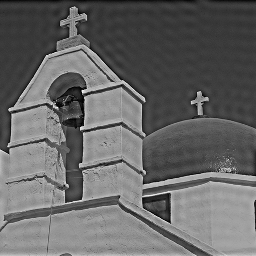
%> input picture Assignment4/mission.tif, 256 x 256 px
$ octave --eval "cleanMission;"   (GNU Octave 9; MATLAB toolbox functions it lacks are replaced by stand-ins)
%> lines starting %> are read from the running program, lines starting %| are printed output that depends on the picture; in (x1, y1, x2, y2) boxes, pixels count from 0 and x2, y2 are one past the last pixel; in counts of white or black regions, pixels touching at a corner belong together; the program's own positions count from 1
### Assignment2/readImage.m
function img = readImage(fileName,fmt);
%> called with fileName = 'mission.tif'
%
% img = readImage(fileName)
%
% Reads a grayscale image from a file.
% File is assumed to contain a TIF image
% fileName is a string
% img - is a grayscale image with values [0..255]
% fmt - is an optional argument with the format of the image.
%       see fmt of imread.

%
% Written by Hagit Hel-Or  I.D. xxxxxxxx
%  Last Modified 14/12/98
%  Last Modified by Y. Moses 3.2.2000

if nargin <1
    error('USAGE: img = readImage(fileName)');
end;

if nargin <2
    fmt='tif'; end;

[im,map]=imread(fileName,fmt);
%> im is the input picture: size 256x256 uint8; min 0, max 255, mean 102.8
%> map = []

% indexed image - grayscale or RGB
if (size(map,1) ~= 0)
    % use only the Green index
    img = reshape(map(double(im)+1,2),size(im));
    img = round(img.*255);
else  % non indexed image
    if (ndims(im) == 2)  % grayscale
       img = round(double(im));   % values are already in 0..255
    else  % RGB image [or higher dimension]
       img = round(double(im(:,:,2)));   % use only Green image
                                  % values are already in 0..255
    end;
end;

### Assignment2/showImage.m
function showImage(img)
%
% showImage(img)
%
% Displays a grayscale image at it's true size
% (1 screen pixel per image pixel).
% img - is a grayscale image with values [0..255]
%
%
% Written by Hagit Hel-Or  I.D. xxxxxxxx
% Last Modified 5/3/97
%

if nargin <1
    error('USAGE: showImage(img)');
end;

img = img + 1;
figNum = figure;
image(img);

colormap(gray(256));

% resize window so we have enough room for image.
[row,col] = size(img);
%> row = 256; col = 256
rect = get(figNum,'Position');
set(figNum, 'Position', [rect(1), rect(2), col, row]);
set(figNum, 'Resize','off');

% resize axes of the image so it fits the axes perfectly.
ha = gca;
set(ha, 'Units', 'pixels');
axis off;
set(ha, 'Position', [1, 1, col, row]);

% remove menu bar
set(figNum,'MenuBar','none');

### Assignment4/showFFT.m
function showFFT(im)
F=fft2(im);
D=log(1+abs(F));
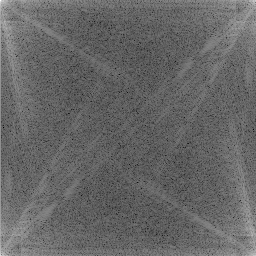
%> D: size 256x256 double; min 2.56, max 15.72, mean 7.88; drawn with min black and max white
D =fftshift(D);
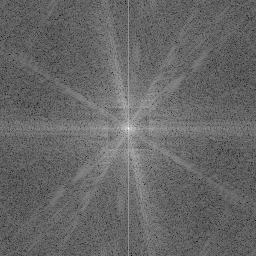
%> D: size 256x256 double; min 2.56, max 15.72, mean 7.88; mean of the top-left, top-right, bottom-left and bottom-right quarters 7.84, 7.9, 7.89, 7.88; drawn with min black and max white
showImage(D);
imagesc(D);
end

### Assignment4/cleanImageMean.m
function cleanIm = cleanImageMean (im, maskRadius, maskSTD)
mask = zeros(maskRadius*2+1);
[m,n] = size(mask);
% mask = fspecial('gaussian', size(mask),maskSTD);
[h1, h2] = meshgrid(-(m-1)/2:(m-1)/2, -(n-1)/2:(n-1)/2);
hg = exp(- (h1.^2+h2.^2) / (2*maskSTD^2));
mask = hg ./ sum(hg(:));

cleanIm = conv2(im,mask,'same');
cleanIm = round(cleanIm);
cleanIm(cleanIm>255)=255;
cleanIm(cleanIm<0)=0;

### Assignment4/cleanMission.m
function cleanMission()
    disp('%%%%%%%%%%%%%%%%%%%%%%%%% CUPS %%%%%%%%%%%%%%%%%%%%%%%%%');
    disp('This image is noised by ringing, and we have learned in class that');
    disp('the "ringing" part of the image is placed in a ring around the center point');
    disp('And if we look the FFT of the image, notice a weird white square ring');
    disp('around the ceneter');
    disp('so our intuitions tell us that the ringing comes from that area,');
    disp('so we simply ommit this part of the FFT by getting the coordiantes');
    disp('and multiplying the FFT with a mask that multiplies the ring with 0.');
    disp('in the resulting image, though we have got rid of the ringing,');
    disp('we were cursed with the Gibbs artifact, which we found no solution for it');
    disp('figure 1 : Original noisy image');
    disp('figure 2 : FFT of the image (notice the square ring around the center')
    disp('figure 3 : the mask we multipled the image''s FFT with ');
    disp('figure 4 : the Resulted image');
    imA = readImage('mission.tif');
    showImage(imA);
    showFFT(imA);
    F = fft2(imA);

    % Creating the "black ring" mask and smoothly spreading it
    mask = ones(size(imA));
    mask = 255*mask;
    mid = size(imA)/2;
%> mid = [128 128]
    mask(mid(1)-25:mid(1)+25,mid(2)-25:mid(2)+25) = 0;
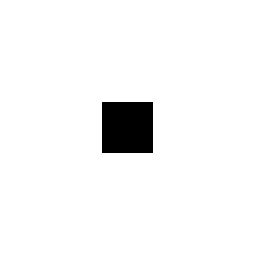
%> mask: size 256x256 double; 96% white; 1 black region, box (x1, y1, x2, y2) and area: (102, 102, 153, 153) 2601
    mask(mid(1)-15:mid(1)+15,mid(2)-15:mid(2)+15)=255;
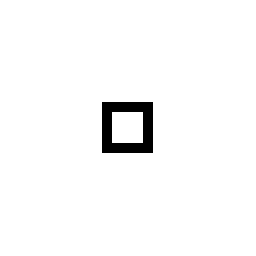
%> mask: size 256x256 double; 97.5% white; 1 black region, box (x1, y1, x2, y2) and area: (102, 102, 153, 153) 1640
    mask = cleanImageMean(mask,[5 5],100);
%> in cleanImageMean, `cleanIm(cleanIm>255)=255;`:
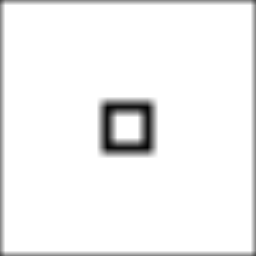
%> cleanIm: size 256x256 double; min 2, max 255, mean 243.2
    mask = ifftshift(mask);
    mask(mid(1)-5:mid(1)+5,:)=255;
    mask(:,mid(2)-5:mid(2)+5)=255;
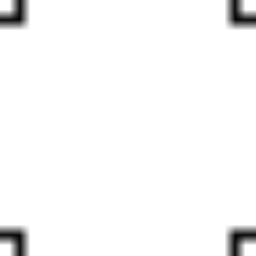
%> mask: size 256x256 double; min 2, max 255, mean 248.6
    showImage(fftshift(mask));

    f = ifft2(F.*(mask/255),'symmetric');
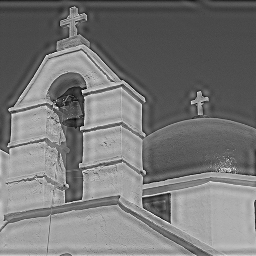
%> f: size 256x256 double; min -18.71, max 240.7, mean 102.8; drawn with min black and max white
    showImage(f);
end

$ run again, with Assignment4/blocks.tif copied over Assignment4/mission.tif
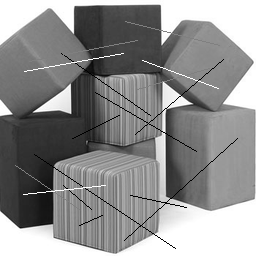
%> input picture Assignment4/blocks.tif, 256 x 256 px
%> in readImage, im is the input picture: size 256x256 uint8; min 0, max 255, mean 141.9
%> map = 256 rows, first 12: [0 0 0; 0.00392 0.00392 0.00392; 0.00784 0.00784 0.00784; 0.0118 0.0118 0.0118; 0.0157 0.0157 0.0157; 0.0196 0.0196 0.0196; 0.0235 0.0235 0.0235; 0.0275 0.0275 0.0275; 0.0314 0.0314 0.0314; 0.0353 0.0353 0.0353; 0.0392 0.0392 0.0392; 0.0431 0.0431 0.0431]
%> in showFFT, `D =fftshift(D);`:
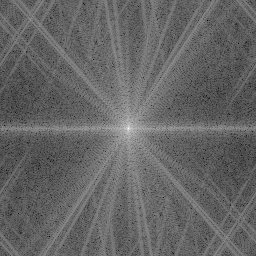
%> D: size 256x256 double; min 2.63, max 16.05, mean 7.99; mean of the top-left, top-right, bottom-left and bottom-right quarters 8.01, 7.94, 7.94, 8.04; drawn with min black and max white
%> in cleanMission, `f = ifft2(F.*(mask/255),'symmetric');`:
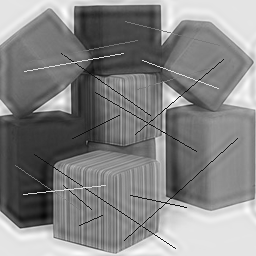
%> f: size 256x256 double; min -16.04, max 286.4, mean 141.9; drawn with min black and max white
